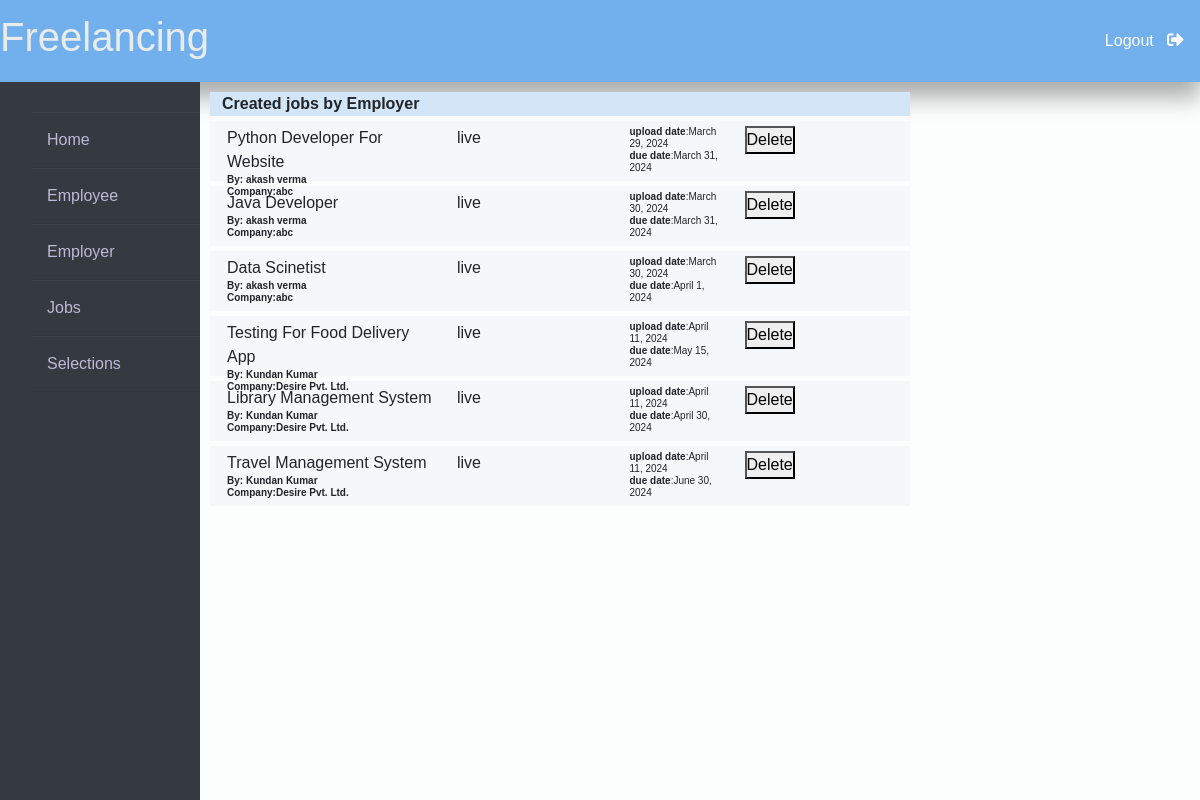
The app's page /admin_jobs with its own data.
### employer/models.py (models this page shows, shortened)
class create_job(models.Model):
    employer_id = models.ForeignKey(Employer, on_delete=models.CASCADE)
    job_heading = models.CharField(max_length=500, default='na', null=False)
    job_description = models.CharField(max_length=5000, default='no description')
    job_domain = models.CharField(max_length=50, default='not provided')
    upload_date=models.DateField(auto_now=True)
    due_date=models.DateField(blank=True)
    est_budget = models.IntegerField(blank=True)
    status=models.CharField(max_length=30, default='live')

class Employer(models.Model):
    user = models.OneToOneField(User, on_delete=models.CASCADE)
    Address=models.CharField(max_length=100, default='')
    Company_name=models.CharField(max_length=50, blank=True)
    phone_number = models.CharField(max_length=15)  # Adding phone number field
    @property
    def get_name(self):
        return self.user.first_name+" "+self.user.last_name

### website/views.py (the view)
# urls.py: path('admin_jobs', views.admin_jobs, name = 'admin_jobs'),
def admin_jobs(request):
    jobs=create_job.objects.all()
    return render(request, 'admin_jobs.html',{'jobs':jobs})

### templates/admin_jobs.html (shortened to what this page needs)
{% extends 'admin_base.html' %}
{% load static %}
{% block content %}
<div class="container" id="div1" style="margin-top: 1%; background-color: rgb(211, 230, 247); ">
    <b>Created jobs by Employer</b>
</div>
<div class="container" id="div2">
    {% for job in jobs %}
        <div class="row employee">
            <div class="col-4">
                {{job.job_heading | title}}<br>
                <h5 style="font-size: 10px;font-weight: 800; font-family:'Lucida Grande', 'Lucida Sans', Arial, sans-serif;">
                    By: {{job.employer_id.get_name}}<Br>
                    Company:{{job.employer_id.Company_name}}
                </h5>
            </div>
            <div class="col-3">
                {{job.status}}
            </div>
            <div class="col-2">
                <h5 style="font-size: 10px; font-family: 'Trebuchet MS', 'Lucida Sans Unicode', 'Lucida Grande', 'Lucida Sans', Arial, sans-serif;">
                    <b>upload date</b>:{{job.upload_date}}<br>
                    <b>due date</b>:{{job.due_date}}
                </h5>
            </div>
            <div class="col-1">
                <form method="post" action="{% url 'website:delete_job' %}" onsubmit="return confirmDelete()">
                    <button type="submit">Delete</button>
                </form>
            </div>
        </div>
    {% endfor %}
  </div>
{% endblock content %}

### templates/admin_base.html (style rules this page uses)
.row { padding: 5px; }
* { margin: 0; padding: 0; box-sizing: border-box; list-style: none; text-decoration: none; font-family: 'Josefin Sans', sans-serif; }
body { background-color: #f3f5f9; }
body { background-color: #fcfefd; }

### templates/admin_jobs.html (style rules this page uses)
#div1,#div2 { width: 70%; margin-left: 1%; }
.employee { background-color: rgb(246, 247, 248); height: 60px; margin-top: 5px; }

### records on screen
create_job: job_heading "Python Developer For Website", employer_id.get_name "akash verma", employer_id.Company_name "abc", status "live", upload_date "March 29, 2024", due_date "March 31, 2024"
create_job: job_heading "Java Developer", employer_id.get_name "akash verma", employer_id.Company_name "abc", status "live", upload_date "March 30, 2024", due_date "March 31, 2024"
create_job: job_heading "Data Scinetist", employer_id.get_name "akash verma", employer_id.Company_name "abc", status "live", upload_date "March 30, 2024", due_date "April 1, 2024"
create_job: job_heading "Testing For Food Delivery App", employer_id.get_name "Kundan Kumar", employer_id.Company_name "Desire Pvt. Ltd.", status "live", upload_date "April 11, 2024", due_date "May 15, 2024"
create_job: job_heading "Library Management System", employer_id.get_name "Kundan Kumar", employer_id.Company_name "Desire Pvt. Ltd.", status "live", upload_date "April 11, 2024", due_date "April 30, 2024"
create_job: job_heading "Travel Management System", employer_id.get_name "Kundan Kumar", employer_id.Company_name "Desire Pvt. Ltd.", status "live", upload_date "April 11, 2024", due_date "June 30, 2024"
